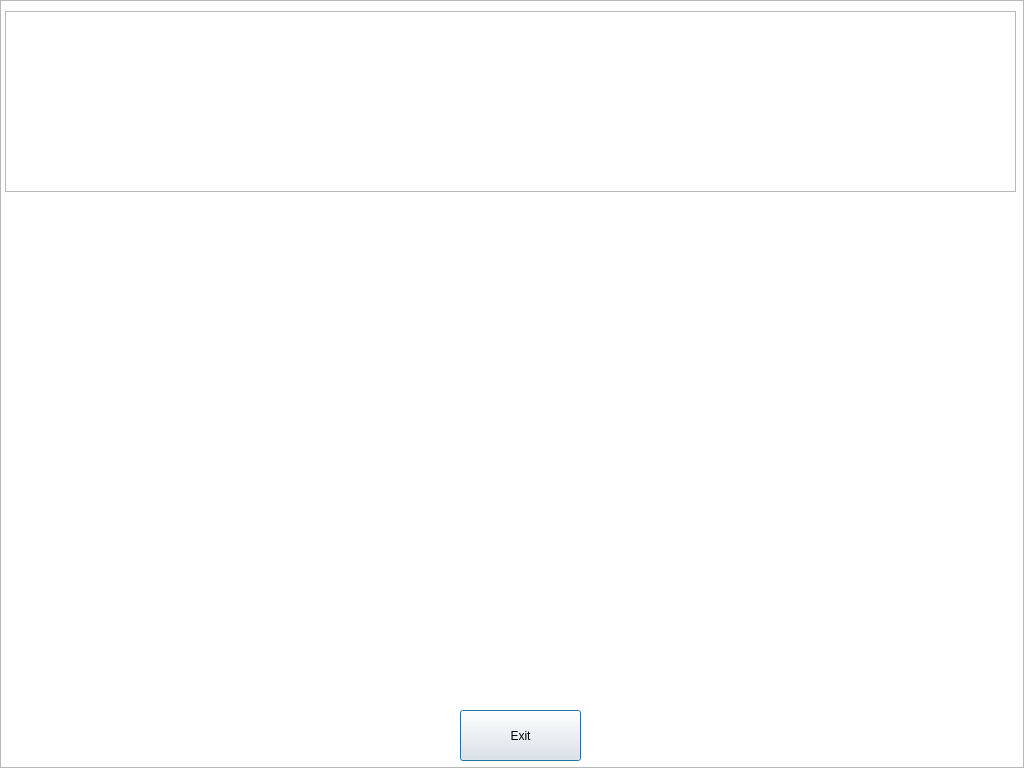
<?xml version="1.0" encoding="UTF-8"?>
<ui version="4.0">
 <class>aboutscreen</class>
 <widget class="QDialog" name="aboutscreen">
  <property name="geometry">
   <rect>
    <x>0</x>
    <y>0</y>
    <width>1024</width>
    <height>768</height>
   </rect>
  </property>
  <property name="windowTitle">
   <string>Dialog</string>
  </property>
  <widget class="QGraphicsView" name="graphicsView">
   <property name="geometry">
    <rect>
     <x>0</x>
     <y>0</y>
     <width>1024</width>
     <height>768</height>
    </rect>
   </property>
   <property name="verticalScrollBarPolicy">
    <enum>Qt::ScrollBarAlwaysOff</enum>
   </property>
   <property name="horizontalScrollBarPolicy">
    <enum>Qt::ScrollBarAlwaysOff</enum>
   </property>
  </widget>
  <widget class="QPushButton" name="pushButton">
   <property name="geometry">
    <rect>
     <x>460</x>
     <y>710</y>
     <width>121</width>
     <height>51</height>
    </rect>
   </property>
   <property name="text">
    <string>Exit</string>
   </property>
  </widget>
  <widget class="QGraphicsView" name="graphicsView_2">
   <property name="geometry">
    <rect>
     <x>5</x>
     <y>11</y>
     <width>1011</width>
     <height>181</height>
    </rect>
   </property>
   <property name="verticalScrollBarPolicy">
    <enum>Qt::ScrollBarAlwaysOff</enum>
   </property>
   <property name="horizontalScrollBarPolicy">
    <enum>Qt::ScrollBarAlwaysOff</enum>
   </property>
  </widget>
  <widget class="QLabel" name="label">
   <property name="geometry">
    <rect>
     <x>10</x>
     <y>200</y>
     <width>1001</width>
     <height>31</height>
    </rect>
   </property>
   <property name="palette">
    <palette>
     <active>
      <colorrole role="WindowText">
       <brush brushstyle="SolidPattern">
        <color alpha="255">
         <red>255</red>
         <green>255</green>
         <blue>255</blue>
        </color>
       </brush>
      </colorrole>
      <colorrole role="Text">
       <brush brushstyle="SolidPattern">
        <color alpha="255">
         <red>255</red>
         <green>255</green>
         <blue>255</blue>
        </color>
       </brush>
      </colorrole>
      <colorrole role="ButtonText">
       <brush brushstyle="SolidPattern">
        <color alpha="255">
         <red>255</red>
         <green>255</green>
         <blue>255</blue>
        </color>
       </brush>
      </colorrole>
     </active>
     <inactive>
      <colorrole role="WindowText">
       <brush brushstyle="SolidPattern">
        <color alpha="255">
         <red>255</red>
         <green>255</green>
         <blue>255</blue>
        </color>
       </brush>
      </colorrole>
      <colorrole role="Text">
       <brush brushstyle="SolidPattern">
        <color alpha="255">
         <red>255</red>
         <green>255</green>
         <blue>255</blue>
        </color>
       </brush>
      </colorrole>
      <colorrole role="ButtonText">
       <brush brushstyle="SolidPattern">
        <color alpha="255">
         <red>255</red>
         <green>255</green>
         <blue>255</blue>
        </color>
       </brush>
      </colorrole>
     </inactive>
     <disabled>
      <colorrole role="WindowText">
       <brush brushstyle="SolidPattern">
        <color alpha="255">
         <red>190</red>
         <green>190</green>
         <blue>190</blue>
        </color>
       </brush>
      </colorrole>
      <colorrole role="Text">
       <brush brushstyle="SolidPattern">
        <color alpha="255">
         <red>190</red>
         <green>190</green>
         <blue>190</blue>
        </color>
       </brush>
      </colorrole>
      <colorrole role="ButtonText">
       <brush brushstyle="SolidPattern">
        <color alpha="255">
         <red>190</red>
         <green>190</green>
         <blue>190</blue>
        </color>
       </brush>
      </colorrole>
     </disabled>
    </palette>
   </property>
   <property name="font">
    <font>
     <pointsize>16</pointsize>
    </font>
   </property>
   <property name="text">
    <string>A.C.E.S.  By Fireking Security Group</string>
   </property>
   <property name="alignment">
    <set>Qt::AlignCenter</set>
   </property>
  </widget>
 </widget>
 <resources/>
 <connections/>
</ui>
